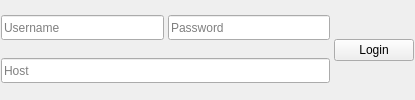
<?xml version="1.0" encoding="UTF-8"?>
<ui version="4.0">
 <class>login_widget</class>
 <widget class="QWidget" name="login_widget">
  <property name="windowTitle">
   <string>login</string>
  </property>
  <layout class="QHBoxLayout" name="horizontalLayout_6" stretch="1">
   <property name="spacing">
    <number>6</number>
   </property>
   <property name="sizeConstraint">
    <enum>QLayout::SetDefaultConstraint</enum>
   </property>
   <property name="margin">
    <number>1</number>
   </property>
   <item>
    <widget class="QStackedWidget" name="stackedWidget">
     <property name="currentIndex">
      <number>0</number>
     </property>
     <widget class="QWidget" name="login_page">
      <layout class="QHBoxLayout" name="horizontalLayout_2">
       <property name="spacing">
        <number>4</number>
       </property>
       <property name="margin">
        <number>0</number>
       </property>
       <item>
        <layout class="QVBoxLayout" name="verticalLayout_2">
         <property name="spacing">
          <number>4</number>
         </property>
         <item>
          <layout class="QHBoxLayout" name="horizontalLayout">
           <property name="spacing">
            <number>4</number>
           </property>
           <item>
            <widget class="QLineEdit" name="user_box">
             <property name="minimumSize">
              <size>
               <width>0</width>
               <height>25</height>
              </size>
             </property>
             <property name="placeholderText">
              <string>Username</string>
             </property>
            </widget>
           </item>
           <item>
            <widget class="QLineEdit" name="pass_box">
             <property name="minimumSize">
              <size>
               <width>0</width>
               <height>25</height>
              </size>
             </property>
             <property name="placeholderText">
              <string>Password</string>
             </property>
            </widget>
           </item>
          </layout>
         </item>
         <item>
          <widget class="QLineEdit" name="host_box">
           <property name="minimumSize">
            <size>
             <width>0</width>
             <height>25</height>
            </size>
           </property>
           <property name="placeholderText">
            <string>Host</string>
           </property>
          </widget>
         </item>
        </layout>
       </item>
       <item>
        <widget class="QPushButton" name="login_button">
         <property name="text">
          <string>Login</string>
         </property>
        </widget>
       </item>
      </layout>
     </widget>
     <widget class="QWidget" name="progress_page">
      <layout class="QHBoxLayout" name="horizontalLayout_4">
       <property name="spacing">
        <number>0</number>
       </property>
       <property name="margin">
        <number>0</number>
       </property>
       <item>
        <widget class="QLabel" name="progress_label">
         <property name="font">
          <font>
           <pointsize>10</pointsize>
           <weight>50</weight>
           <bold>false</bold>
          </font>
         </property>
         <property name="text">
          <string/>
         </property>
         <property name="alignment">
          <set>Qt::AlignCenter</set>
         </property>
        </widget>
       </item>
       <item>
        <widget class="QProgressBar" name="progressBar">
         <property name="sizePolicy">
          <sizepolicy hsizetype="Fixed" vsizetype="Fixed">
           <horstretch>0</horstretch>
           <verstretch>0</verstretch>
          </sizepolicy>
         </property>
         <property name="minimumSize">
          <size>
           <width>200</width>
           <height>0</height>
          </size>
         </property>
         <property name="maximumSize">
          <size>
           <width>16777215</width>
           <height>20</height>
          </size>
         </property>
         <property name="value">
          <number>0</number>
         </property>
         <property name="format">
          <string/>
         </property>
        </widget>
       </item>
      </layout>
     </widget>
     <widget class="QWidget" name="logged_page">
      <layout class="QHBoxLayout" name="horizontalLayout_3">
       <property name="spacing">
        <number>0</number>
       </property>
       <property name="margin">
        <number>0</number>
       </property>
       <item>
        <widget class="QLabel" name="user_label">
         <property name="text">
          <string/>
         </property>
        </widget>
       </item>
       <item>
        <widget class="QPushButton" name="logout_button">
         <property name="text">
          <string>Logout</string>
         </property>
        </widget>
       </item>
       <item>
        <spacer name="horizontalSpacer_2">
         <property name="orientation">
          <enum>Qt::Horizontal</enum>
         </property>
         <property name="sizeHint" stdset="0">
          <size>
           <width>326</width>
           <height>20</height>
          </size>
         </property>
        </spacer>
       </item>
      </layout>
     </widget>
    </widget>
   </item>
  </layout>
 </widget>
 <resources/>
 <connections/>
</ui>
